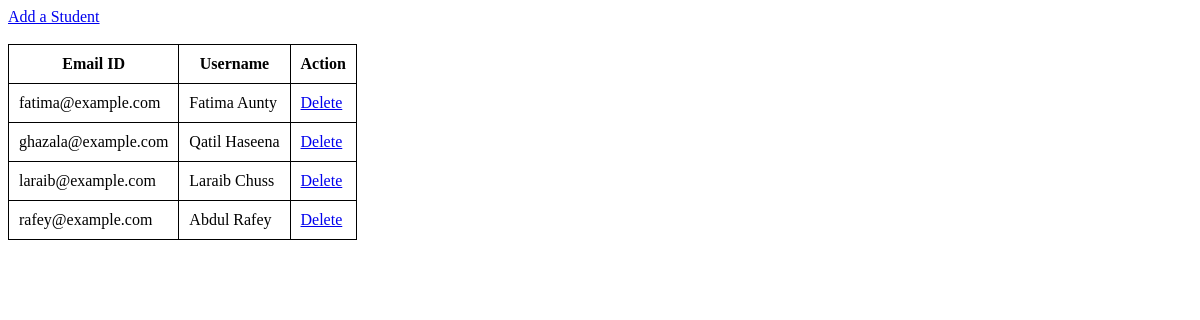
/Views/studentTable.php (signed in), run on an earlier commit of the app's database.
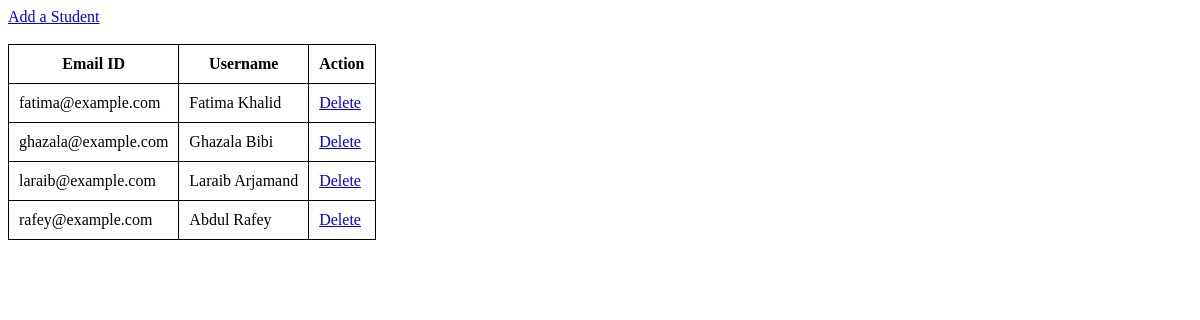
And on a later commit of the database.
### tables this page shows
CREATE TABLE `student` ( `email` VARCHAR(100) NOT NULL , `username` VARCHAR(100) NOT NULL , `password` VARCHAR(100) NOT NULL , PRIMARY KEY (`email`));

### Models/UserModel.php (called while the page is built, shortened)
<?php
	require_once "DBconfig.php";
	function getStudentTable(){
		global $database_connection;
		$sql_query         = "SELECT email, username FROM student";
		$sql_query_execute = mysqli_query($database_connection, $sql_query);
		return $sql_query_execute;
	}
?>

### Views/StudentTable.php (the view, shortened to what this page needs)
<?php
    require_once "../Models/UserModel.php";
    $student_table = getStudentTable();
?>
<!DOCTYPE html>
<html>
<head>
</head>
<body>
	<a href="addStudent.php">Add a Student</a><br><br>
	<table>
		<tr>
			<th>Email ID</th>
			<th>Username</th>
			<th>Action</th>
		</tr>
		<?php while($row = mysqli_fetch_assoc($student_table)){ ?>
		<tr>
			<td><?php echo $row["email"] ?></td>
			<td><?php echo $row["username"] ?></td>
			<td><a href='deleteUser.php?email=<?php echo $row["email"] ?>'>Delete</a></td>
		</tr>
		<?php } ?>
	</table>
</body>
</html>

What changed in the data, as far as the page shows it:
changed student "fatima@example.com": username "Fatima Aunty" → "Fatima Khalid"
changed student "ghazala@example.com": username "Qatil Haseena" → "Ghazala Bibi"
changed student "laraib@example.com": username "Laraib Chuss" → "Laraib Arjamand"
